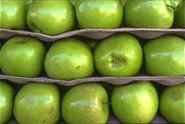
#> input picture data/source_images/apples.jpg, 185 x 124 px
$ python seam_cut_quilting.py --src ../data/source_images/apples.jpg
#> lines starting #> are read from the running program, lines starting #| are printed output that depends on the picture
from PIL import Image
import os
import numpy as np
from random import randint
import argparse


# ===================== ARGUMENTS =====================

def parse_args():
    parser = argparse.ArgumentParser(description="Image quilting with minimum error boundary cut")

    parser.add_argument("--src", type=str, required=True, help="Texture image path")
    parser.add_argument("--patch", type=int, default=10, help="Number of patches per dimension")
    parser.add_argument("--overlap", type=float, default=30, help="Overlap percentage")
    parser.add_argument("--multiply", type=float, default=2, help="Output scaling factor")
    parser.add_argument("--samples", type=int, default=300, help="Number of random candidate patches")
    parser.add_argument("--cut", action="store_true", help="Display seam cut")
    return parser.parse_args()


args = parse_args()

IMAGE_SRC = args.src
NOMBRE_CARRE = args.patch
OVERLAP_PERCENT = args.overlap
MULTIPLY = args.multiply
NOMBRE_SAMPLES = args.samples
AFFICHE_CUT = args.cut


# ===================== CHECK FILE =====================

if not os.path.exists(IMAGE_SRC):
    raise FileNotFoundError(f"Texture image not found: {IMAGE_SRC}")


# ===================== ERRORS =====================

def get_mat_erreur(arr1, arr2):
    assert arr1.shape == arr2.shape, f"{arr1.shape} != {arr2.shape}"

    arr1f = arr1.astype(np.int32)
    arr2f = arr2.astype(np.int32)
    return (arr1f - arr2f) ** 2


def get_error_value(arr1, arr2):
    return np.sum(get_mat_erreur(arr1, arr2))


# ===================== VERTICAL SEAM =====================

def get_mat_erreur_chemin_vertical(mat_error):
    if mat_error.ndim == 3:
        mat_error = mat_error.mean(axis=2).astype(np.int32)
    else:
        mat_error = mat_error.astype(np.int32)

    H, W = mat_error.shape

    for i in range(1, H):
        for j in range(W):
            left = mat_error[i - 1, j - 1] if j - 1 >= 0 else np.inf
            center = mat_error[i - 1, j]
            right = mat_error[i - 1, j + 1] if j + 1 < W else np.inf
            mat_error[i, j] += min(left, center, right)

    return mat_error


def get_chemin_vertical(mat_error):
    mat_error = get_mat_erreur_chemin_vertical(mat_error)
    H, W = mat_error.shape
    chemin = np.zeros(H, dtype=int)
    chemin[-1] = np.argmin(mat_error[-1])

    for i in range(H - 2, -1, -1):
        j = chemin[i + 1]
        j0 = max(j - 1, 0)
        j1 = min(j + 2, W)
        chemin[i] = j0 + np.argmin(mat_error[i, j0:j1])

    return chemin


def get_overlap_cutted_vertical(arr1, arr2):
    mat_error = get_mat_erreur(arr1, arr2)
    chemin = get_chemin_vertical(mat_error)
    res = arr1.copy()
    H, W, _ = arr1.shape

    for i in range(H):
        for j in range(W):
            if j == chemin[i] and AFFICHE_CUT:
                res[i, j] = (0, 255, 0)
            elif j > chemin[i]:
                res[i, j] = arr2[i, j]

    return res


# ===================== HORIZONTAL SEAM =====================

def get_mat_erreur_chemin_horizontal(mat_error):
    if mat_error.ndim == 3:
        mat_error = mat_error.mean(axis=2).astype(np.int32)
    else:
        mat_error = mat_error.astype(np.int32)

    H, W = mat_error.shape

    for j in range(1, W):
        for i in range(H):
            up = mat_error[i - 1, j - 1] if i - 1 >= 0 else np.inf
            mid = mat_error[i, j - 1]
            down = mat_error[i + 1, j - 1] if i + 1 < H else np.inf
            mat_error[i, j] += min(up, mid, down)

    return mat_error


def get_chemin_horizontal(mat_error):
    mat_error = get_mat_erreur_chemin_horizontal(mat_error)
    H, W = mat_error.shape
    chemin = np.zeros(W, dtype=int)
    chemin[-1] = np.argmin(mat_error[:, -1])

    for j in range(W - 2, -1, -1):
        i = chemin[j + 1]
        i0 = max(i - 1, 0)
        i1 = min(i + 2, H)
        chemin[j] = i0 + np.argmin(mat_error[i0:i1, j])

    return chemin


def get_overlap_cutted_horizontal(arr1, arr2):
    mat_error = get_mat_erreur(arr1, arr2)
    chemin = get_chemin_horizontal(mat_error)
    res = arr1.copy()
    H, W, _ = arr1.shape

    for j in range(W):
        for i in range(H):
            if i == chemin[j] and AFFICHE_CUT:
                res[i, j] = (255, 0, 0)
            elif i > chemin[j]:
                res[i, j] = arr2[i, j]

    return res


# ===================== QUILTING =====================

def get_quilting(array, output, size_h, size_w, overlaps):
    overlap_h = max(2, int(size_h * overlaps))
    overlap_w = max(2, int(size_w * overlaps))
    step_h = size_h - overlap_h
    step_w = size_w - overlap_w

    for i in range(0, output.shape[0], step_h):
        for j in range(0, output.shape[1], step_w):
            patch_h = min(size_h, output.shape[0] - i)
            patch_w = min(size_w, output.shape[1] - j)
            current_overlap_h = min(overlap_h, patch_h)
            current_overlap_w = min(overlap_w, patch_w)
            best_patch = None
            best_error = float("inf")

            # ===================== FIRST PATCH =====================

            if i == 0 and j == 0:
                x = randint(0, array.shape[1] - patch_w)
                y = randint(0, array.shape[0] - patch_h)
                best_patch = array[y:y + patch_h, x:x + patch_w].copy()

            # ===================== FIRST ROW =====================

            elif i == 0:
                ref = output[i:i + patch_h, j:j + current_overlap_w]

                for _ in range(NOMBRE_SAMPLES):
                    x = randint(0, array.shape[1] - patch_w)
                    y = randint(0, array.shape[0] - patch_h)
                    candidate = array[y:y + patch_h, x:x + patch_w]
                    error = get_error_value(ref, candidate[:, :current_overlap_w])

                    if error < best_error:
                        best_error = error
                        best_patch = candidate.copy()

                best_patch[:, :current_overlap_w] = (
                    get_overlap_cutted_vertical(ref, best_patch[:, :current_overlap_w])
                )

            # ===================== FIRST COLUMN =====================

            elif j == 0:
                ref = output[i:i + current_overlap_h, j:j + patch_w]

                for _ in range(NOMBRE_SAMPLES):
                    x = randint(0, array.shape[1] - patch_w)
                    y = randint(0, array.shape[0] - patch_h)
                    candidate = array[y:y + patch_h, x:x + patch_w]
                    error = get_error_value(ref,candidate[:current_overlap_h, :])

                    if error < best_error:
                        best_error = error
                        best_patch = candidate.copy()

                best_patch[:current_overlap_h, :] = (get_overlap_cutted_horizontal(ref, best_patch[:current_overlap_h, :]))

            # ===================== CENTER PATCH =====================

            else:
                ref_w = output[
                    i:i + patch_h,
                    j:j + current_overlap_w
                ]

                ref_h = output[
                    i:i + current_overlap_h,
                    j:j + patch_w
                ]

                for _ in range(NOMBRE_SAMPLES):
                    x = randint(0, array.shape[1] - patch_w)
                    y = randint(0, array.shape[0] - patch_h)
                    candidate = array[y:y + patch_h, x:x + patch_w]
                    error = (get_error_value(ref_w, candidate[:, :current_overlap_w]) + get_error_value(ref_h, candidate[:current_overlap_h, :]))

                    if error < best_error:
                        best_error = error
                        best_patch = candidate.copy()

                best_patch[:, :current_overlap_w] = (get_overlap_cutted_vertical(ref_w, best_patch[:, :current_overlap_w]))
                best_patch[:current_overlap_h, :] = (get_overlap_cutted_horizontal(ref_h, best_patch[:current_overlap_h, :]))
            output[i:i + patch_h, j:j + patch_w] = best_patch

    return output


# ===================== MAIN =====================

im = Image.open(IMAGE_SRC).convert("RGB")
#> im is the input picture: PIL image 185x124 RGB; mean R, G, B 118.2, 138.7, 54.4
arr = np.array(im)

output_size = (round(arr.shape[0] * MULTIPLY), round(arr.shape[1] * MULTIPLY), 3)
#> output_size = (248, 370, 3)
empty = np.zeros(output_size, dtype=np.uint8)

block_h = output_size[0] // NOMBRE_CARRE
#> block_h = 24
block_w = output_size[1] // NOMBRE_CARRE
#> block_w = 37

print(f"Patch size: {block_h}x{block_w} | " f"Overlap: {OVERLAP_PERCENT}%")
#| Patch size: 24x37 | Overlap: 30%
result = get_quilting(arr,empty,block_h,block_w,OVERLAP_PERCENT / 100)
#> after the loop in get_quilting, `for i in range(0, output.shape[0], step_h):`:
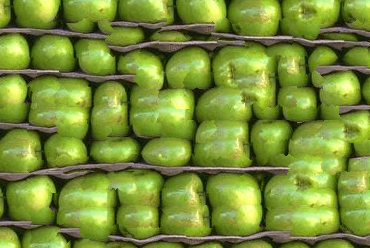
#> output: shape (248, 370, 3); mean R, G, B 120.5, 141.5, 54.9
base_name = os.path.splitext(os.path.basename(IMAGE_SRC))[0]
save_dir = f"results/seam_cut_quilting/{base_name}_quilting"

os.makedirs(save_dir, exist_ok=True)
filename = (f"{base_name}_{NOMBRE_CARRE}_{OVERLAP_PERCENT}_{MULTIPLY}.png")
path = os.path.join(save_dir, filename)
Image.fromarray(result.astype(np.uint8)).save(path)
print("Saved:", path)
Image.fromarray(result.astype(np.uint8)).show()
